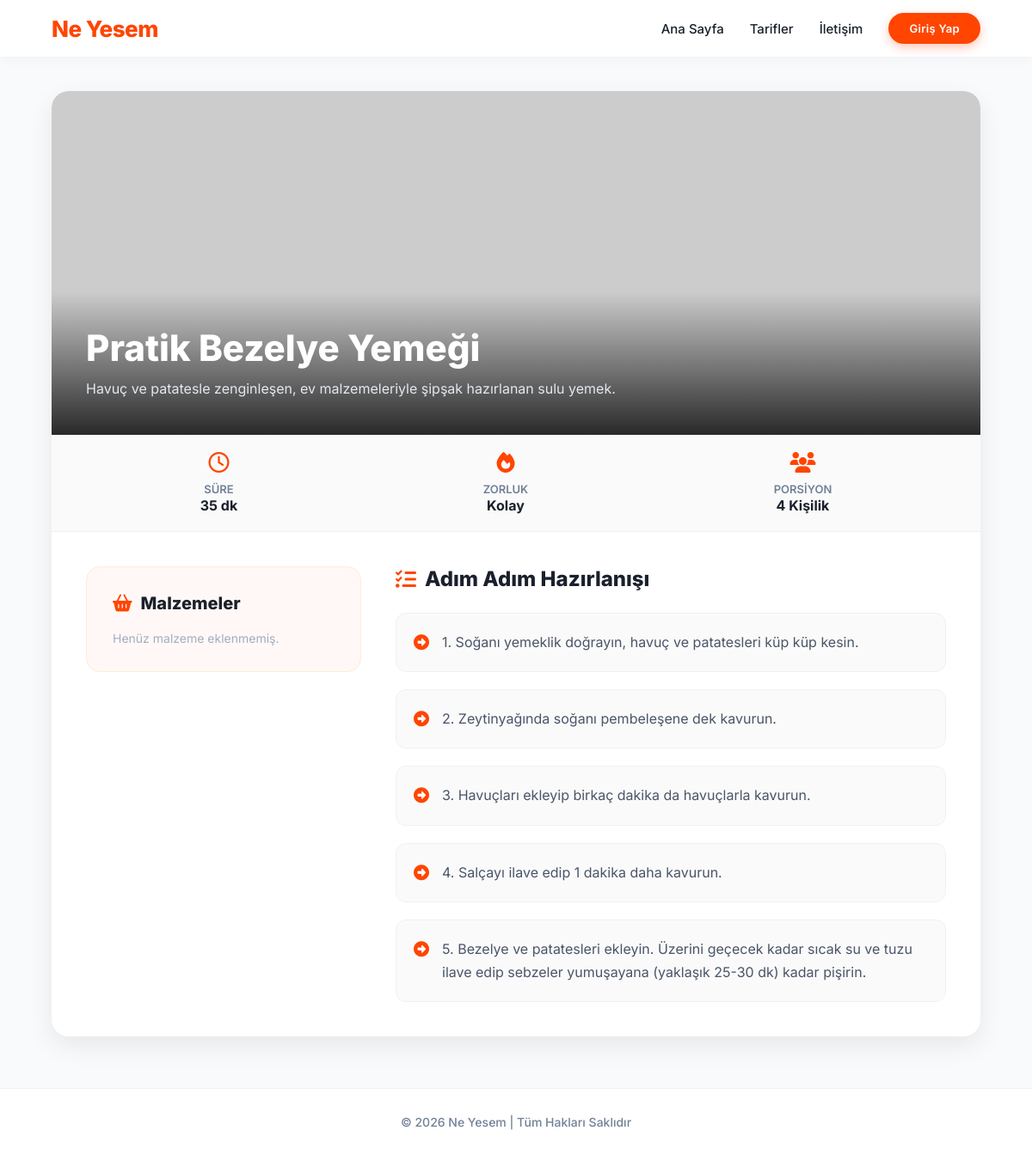
The page /tarif/7/ on the database as committed earlier.
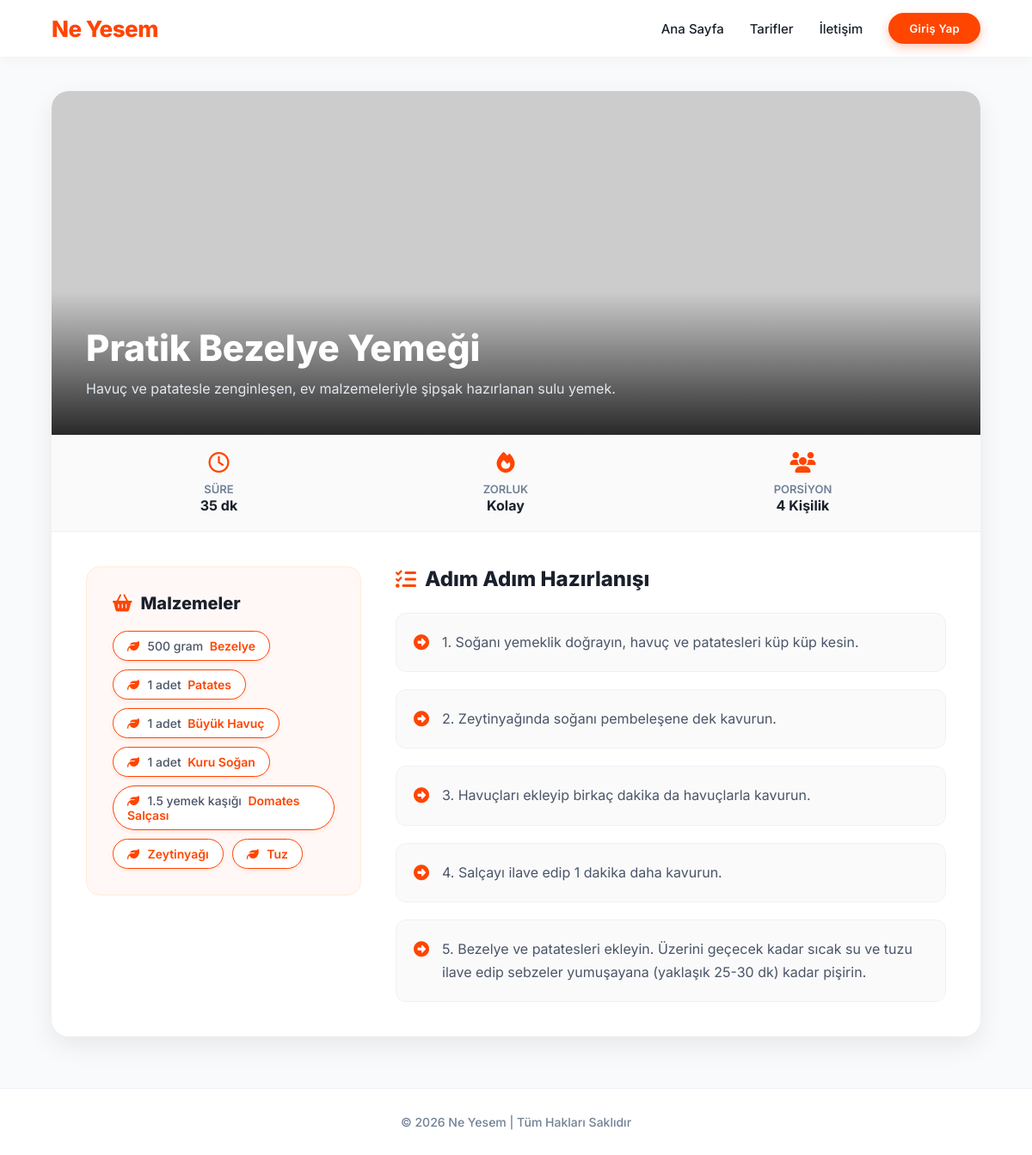
The same page on the database as committed later.
### core/models.py (models this page shows, shortened)
class Recipe(models.Model):
    title = models.CharField(max_length=200, verbose_name="Tarif Adı")
    prep_time = models.CharField(max_length=50, verbose_name="Hazırlanma Süresi")
    difficulty = models.CharField(max_length=50, verbose_name="Zorluk Derecesi")
    description = models.TextField(verbose_name="Kısa Açıklama")
    ingredients = models.TextField(verbose_name="Eski Malzemeler (Metin)", help_text="Sadece eski verileri tutmak için.", blank=True, null=True)
    ingredient_list = models.ManyToManyField(Ingredient, through='RecipeIngredient', related_name="recipes", blank=True, verbose_name="Malzemeler")
    instructions = models.TextField(verbose_name="Hazırlanışı", help_text="Adımları sırasıyla alt alta yazın.", blank=True, null=True)
    servings = models.CharField(max_length=50, verbose_name="Kaç Kişilik", blank=True, null=True)
    image_url = models.URLField(blank=True, null=True, verbose_name="Resim URL")
    author = models.ForeignKey(User, related_name='recipes', on_delete=models.CASCADE, verbose_name="Yazar", null=True, blank=True)
    created_at = models.DateTimeField(auto_now_add=True)

class RecipeIngredient(models.Model):
    recipe = models.ForeignKey('Recipe', on_delete=models.CASCADE, related_name='recipe_ingredients')
    ingredient = models.ForeignKey(Ingredient, on_delete=models.CASCADE, related_name='recipe_ingredients')
    quantity_text = models.CharField(max_length=100, verbose_name="Miktar/Birim", blank=True, null=True, help_text="Örn: 2 diş, 500 gram, 1 yemek kaşığı")
    class Meta:
        verbose_name = "Tarif Malzemesi"
        verbose_name_plural = "Tarif Malzemeleri"

class Ingredient(models.Model):
    name = models.CharField(max_length=100, unique=True, verbose_name="Malzeme Adı")

### core/views.py (the view)
# urls.py: path("tarif/<int:pk>/", views.RecipeDetailView.as_view(), name="recipe_detail"),
class RecipeDetailView(DetailView):
    model = Recipe
    template_name = 'recipe_detail.html'
    context_object_name = 'recipe'

### templates/recipe_detail.html (shortened to what this page needs)
{% extends "base.html" %}
{% block content %}
<div style="background: white; border-radius: 20px; box-shadow: 0 10px 30px rgba(0,0,0,0.08); overflow: hidden; margin-bottom: 50px;">
    <div style="position: relative; width: 100%; height: 400px; background: url('{{ recipe.image_url|default:'https://images.unsplash.com/photo-1495521821757-a1efb6729352?auto=format&fit=crop&w=1920&q=80' }}') center/cover no-repeat;">
        <div style="position: absolute; bottom: 0; left: 0; width: 100%; padding: 40px; background: linear-gradient(transparent, rgba(0,0,0,0.8));">
            <h1 style="color: white; font-size: 42px; font-weight: 800; margin-bottom: 10px;">{{ recipe.title }}</h1>
            <p style="color: #e2e8f0; font-size: 16px; max-width: 800px; line-height: 1.6;">{{ recipe.description }}</p>
        </div>
    </div>
    <div style="display: flex; background: #fafafa; border-bottom: 1px solid #edf2f7; padding: 20px 40px; justify-content: space-around; flex-wrap: wrap; gap: 20px;">
        <div style="text-align: center; color: var(--text-main);">
            <i class="fa-regular fa-clock" style="font-size: 24px; color: var(--primary); margin-bottom: 8px; display: block;"></i>
            <span style="font-size: 13px; font-weight: 600; color: var(--text-muted); text-transform: uppercase;">Süre</span>
            <div style="font-size: 16px; font-weight: 700;">{{ recipe.prep_time }}</div>
        </div>
        <div style="text-align: center; color: var(--text-main);">
            <i class="fa-solid fa-fire" style="font-size: 24px; color: var(--primary); margin-bottom: 8px; display: block;"></i>
            <span style="font-size: 13px; font-weight: 600; color: var(--text-muted); text-transform: uppercase;">Zorluk</span>
            <div style="font-size: 16px; font-weight: 700;">{{ recipe.difficulty }}</div>
        </div>
        <div style="text-align: center; color: var(--text-main);">
            <i class="fa-solid fa-users" style="font-size: 24px; color: var(--primary); margin-bottom: 8px; display: block;"></i>
            <span style="font-size: 13px; font-weight: 600; color: var(--text-muted); text-transform: uppercase;">Porsiyon</span>
            <div style="font-size: 16px; font-weight: 700;">{{ recipe.servings|default:'Belirtilmemiş' }}</div>
        </div>
    </div>
    <div style="padding: 40px; display: grid; grid-template-columns: 1fr 2fr; gap: 40px;">
        <div style="background: #fff8f6; padding: 30px; border-radius: 16px; align-self: start; border: 1px solid #ffedd5;">
            <h3 style="font-size: 20px; font-weight: 800; color: var(--text-main); margin-bottom: 20px; display: flex; align-items: center;">
                <i class="fa-solid fa-basket-shopping" style="color: var(--primary); margin-right: 10px;"></i> Malzemeler
            </h3>
            <ul style="list-style: none; padding: 0; margin: 0; display: flex; flex-wrap: wrap; gap: 10px;">
                {% for ri in recipe.recipe_ingredients.all %}
                    <li>
                        <a href="{% url 'ingredient_filter' ri.ingredient.name %}" style="display: inline-block; padding: 8px 16px; background: white; border: 1px solid var(--primary); color: var(--primary); border-radius: 50px; font-size: 14px; font-weight: 600; text-decoration: none; transition: all 0.3s ease; box-shadow: 0 2px 4px rgba(255,69,0,0.1);" onmouseover="this.style.background='var(--primary)'; this.style.color='white';" onmouseout="this.style.background='white'; this.style.color='var(--primary)';">
                            <i class="fa-solid fa-leaf" style="margin-right: 6px;"></i>
                            {% if ri.quantity_text %}<span style="color: #4a5568; font-weight: 500; margin-right: 4px;">{{ ri.quantity_text }}</span>{% endif %}
                            {{ ri.ingredient.name }}
                        </a>
                    </li>
                {% empty %}
                    <p style="color: #a0aec0; font-size: 14px;">Henüz malzeme eklenmemiş.</p>
                {% endfor %}
            </ul>
        </div>
        <div>
            <h3 style="font-size: 24px; font-weight: 800; color: var(--text-main); margin-bottom: 25px; display: flex; align-items: center;">
                <i class="fa-solid fa-list-check" style="color: var(--primary); margin-right: 10px;"></i> Adım Adım Hazırlanışı
            </h3>
            <div style="display: flex; flex-direction: column; gap: 20px;">
                {% for instruction in recipe.instructions.splitlines %}
                    {% if instruction.strip %}
                    <div style="display: flex; align-items: flex-start; background: #fafafa; padding: 20px; border-radius: 12px; border: 1px solid #edf2f7;">
                        <div style="flex-shrink: 0; margin-right: 15px; color: var(--primary); margin-top: 4px;">
                            <i class="fa-solid fa-circle-right" style="font-size: 18px;"></i>
                        </div>
                        <div style="flex-grow: 1; font-size: 16px; color: #4a5568; line-height: 1.7;">
                            {{ instruction }}
                        </div>
                    </div>
                    {% endif %}
                {% endfor %}
            </div>
        </div>
    </div>
</div>
{% endblock %}

### templates/base.html (shortened to what this page needs)
<!DOCTYPE html>
<html lang="tr">
<head>
    <link rel="stylesheet" href="https://cdnjs.cloudflare.com/ajax/libs/font-awesome/6.4.0/css/all.min.css">
</head>
<body>
<nav>
    <a href="/" class="logo">Ne Yesem</a>
    <div class="nav-links">
        <a href="/">Ana Sayfa</a>
        <a href="/tarifler">Tarifler</a>
        <a href="/iletisim/">İletişim</a>
        {% if user.is_authenticated %}
        <div class="dropdown" style="position:relative;">
            <div onclick="toggleMenu()" style="cursor:pointer; display:flex; align-items:center; justify-content:center; width: 44px; height: 44px; border-radius: 50%; background: #fff0eb; border: 2px solid var(--primary); transition: 0.3s; color: var(--primary);">
                <i class="fa-solid fa-user" style="font-size:18px;"></i>
            </div>
            <div id="profileMenu" style="
                display:none;
                position:absolute;
                right:0;
                top:50px;
                background:white;
                border-radius:12px;
                box-shadow: 0 10px 25px rgba(0,0,0,0.1);
                min-width:160px;
                overflow:hidden;
                border: 1px solid #edf2f7;
            ">
                <a href="/account/" style="display:block; padding:12px 20px; text-decoration:none; color:#2D3436; font-size: 14px; font-weight: 500; border-bottom: 1px solid #f8fafc;">Hesabım</a>
                <a href="/logout/" style="display:block; padding:12px 20px; text-decoration:none; color:#e53e3e; font-size: 14px; font-weight: 500;">Çıkış Yap</a>
            </div>
        </div>
        {% else %}
        <a href="/login"><button class="btn" style="padding: 10px 24px; font-size: 13px;">Giriş Yap</button></a>
        {% endif %}
    </div>
</nav>
<div class="container">
    {% block content %}
    {% endblock %}
</div>
<footer>
    © 2026 Ne Yesem | Tüm Hakları Saklıdır
</footer>
</body>
</html>

### templates/base.html (style rules this page uses)
:root { --primary: #FF4500; --primary-hover: #E63E00; --bg-color: #F8FAFC; --text-main: #1a202c; --text-muted: #718096; --shadow-sm: 0 4px 12px rgba(0,0,0,0.03); --shadow-md: 0 8px 24px rgba(0,0,0,0.06); --shadow-lg: 0 16px 32px rgba(0,0,0,0.1); }
* { margin: 0; padding: 0; box-sizing: border-box; font-family: 'Inter', sans-serif; }
body { background-color: var(--bg-color); color: var(--text-main); -webkit-font-smoothing: antialiased; }
nav { background-color: #ffffff; padding: 15px 5%; display: flex; justify-content: space-between; align-items: center; box-shadow: var(--shadow-sm); position: sticky; top: 0; z-index: 1000; }
.logo { font-size: 26px; font-weight: 800; color: var(--primary); text-decoration: none; letter-spacing: -0.5px; }
.nav-links { display: flex; align-items: center; gap: 30px; }
.nav-links a { text-decoration: none; color: var(--text-main); font-weight: 500; font-size: 15px; transition: all 0.3s ease; }
.btn { padding: 12px 28px; background-color: var(--primary); color: white; font-weight: 600; border: none; border-radius: 50px; cursor: pointer; transition: all 0.3s cubic-bezier(0.25, 1, 0.5, 1); box-shadow: 0 4px 12px rgba(255, 69, 0, 0.3); font-size: 14px; letter-spacing: 0.3px; text-decoration: none; display: inline-block; text-align: center; }
.container { width: 90%; max-width: 1200px; margin: 40px auto; min-height: 60vh; }
footer { background-color: #ffffff; color: var(--text-muted); text-align: center; padding: 30px; margin-top: 60px; border-top: 1px solid #edf2f7; font-size: 14px; font-weight: 500; }

Rows that differ between the two databases and show on the page:
added RecipeIngredient: quantity_text "500 gram", ingredient.name "Bezelye"
added RecipeIngredient: quantity_text "1 adet", ingredient.name "Patates"
added RecipeIngredient: quantity_text "1 adet", ingredient.name "Büyük Havuç"
added RecipeIngredient: quantity_text "1 adet", ingredient.name "Kuru Soğan"
added RecipeIngredient: quantity_text "1.5 yemek kaşığı", ingredient.name "Domates Salçası"
added RecipeIngredient: ingredient.name "Zeytinyağı"
added RecipeIngredient: ingredient.name "Tuz"
Other text that changed with them:
text no longer shown: "Henüz malzeme eklenmemiş."
